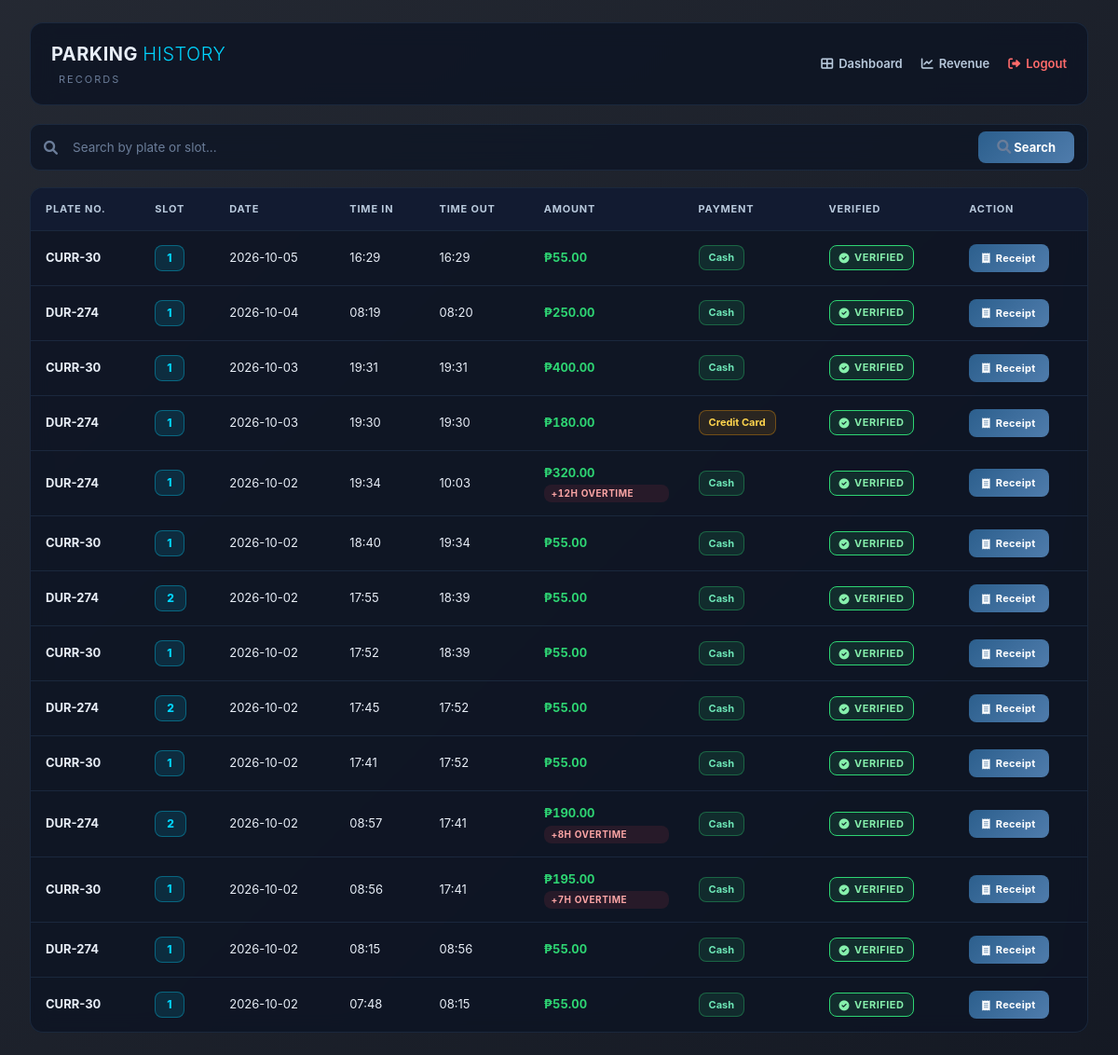
Screenshot of /admin/history.php (signed in) with the database file from the repository.
### tables this page shows
CREATE TABLE `history` (
  `id` int(11) NOT NULL,
  `user_id` int(11) DEFAULT NULL,
  `plate_number` varchar(20) DEFAULT NULL,
  `owner_name` varchar(100) DEFAULT NULL,
  `slot_number` int(11) DEFAULT NULL,
  `time_in` datetime DEFAULT NULL,
  `time_out` datetime DEFAULT NULL,
  `total_fee` int(11) DEFAULT NULL,
  `overtime_hours` int(11) DEFAULT 0,
  `overtime_fee` decimal(10,2) DEFAULT 0.00,
  `source` enum('walk-in','user','reservation') DEFAULT 'walk-in',
  `payment_method` varchar(30) DEFAULT 'Cash',
  `payment_verified` tinyint(1) DEFAULT 0,
  `verified_by` varchar(50) DEFAULT NULL,
  `verified_at` datetime DEFAULT NULL,
  `payment_reference` varchar(100) DEFAULT NULL
);

### admin/history.php (the view, shortened to what this page needs)
<?php
include "../db.php";
$search = isset($_GET['search']) ? mysqli_real_escape_string($conn, $_GET['search']) : '';
if($search) {
    $result = mysqli_query($conn, "
        SELECT * FROM history
        WHERE plate_number LIKE '%$search%'
        OR slot_number LIKE '%$search%'
        ORDER BY id DESC
    ");
} else {
    $result = mysqli_query($conn,"SELECT * FROM history ORDER BY id DESC");
}
?>
<!DOCTYPE html>
<html>
<head>
    <link rel="stylesheet" href="style.css">
    <link rel="stylesheet" href="https://cdnjs.cloudflare.com/ajax/libs/font-awesome/6.0.0-beta3/css/all.min.css" />
</head>
<body>
<div class="history-container">
    <div class="history-top">
        <div class="history-brand">
            <h1>PARKING <span>HISTORY</span></h1>
            <span class="sub">RECORDS</span>
        </div>
        <div class="history-nav">
            <a href="index.php"><i class="fas fa-th-large"></i> Dashboard</a>
            <a href="revenue.php"><i class="fas fa-chart-line"></i> Revenue</a>
            <a href="logout.php" class="logout"><i class="fas fa-sign-out-alt"></i> Logout</a>
        </div>
    </div>
    <div class="history-search">
        <form method="GET" action="history.php">
            <i class="fas fa-search"></i>
            <input type="text" name="search" placeholder="Search by plate or slot..." value="<?php echo htmlspecialchars($search); ?>" />
            <button type="submit"><i class="fas fa-search"></i> Search</button>
        </form>
    </div>
    <div class="history-table-wrapper">
        <table class="history-table">
            <thead>
                <tr>
                    <th>PLATE NO.</th>
                    <th>SLOT</th>
                    <th>DATE</th>
                    <th>TIME IN</th>
                    <th>TIME OUT</th>
                    <th>AMOUNT</th>
                    <th>PAYMENT</th>
                    <th>VERIFIED</th>
                    <th>ACTION</th>
                </tr>
            </thead>
            <tbody>
                <?php if(mysqli_num_rows($result) > 0): ?>
                    <?php while($row = mysqli_fetch_assoc($result)):
                        $time_in = strtotime($row['time_in']);
                        $time_out = strtotime($row['time_out']);
                        $payment = isset($row['payment_method']) ? $row['payment_method'] : 'Cash';
                        $paymentClasses = [
                            'Cash' => 'payment-cash',
                            'GCash' => 'payment-gcash',
                            'Maya' => 'payment-maya',
                            'Credit Card' => 'payment-card',
                            'Credit' => 'payment-card'
                        ];
                        $paymentClass = $paymentClasses[$payment] ?? 'payment-cash';
                    ?>
                        <tr>
                            <td><strong><?php echo htmlspecialchars($row['plate_number']); ?></strong></td>
                            <td><span class="slot-badge"><?php echo $row['slot_number']; ?></span></td>
                            <td><?php echo date('Y-m-d', $time_in); ?></td>
                            <td><?php echo date('H:i', $time_in); ?></td>
                            <td><?php echo date('H:i', $time_out); ?></td>
                            <td class="amount">
                                ₱<?php echo number_format($row['total_fee'], 2); ?>
                                <?php if(!empty($row['overtime_hours']) && $row['overtime_hours'] > 0): ?>
                                    <small class="overtime-tag-admin">+<?php echo $row['overtime_hours']; ?>h overtime</small>
                                <?php endif; ?>
                            </td>
                            <td>
                                <span class="payment-badge <?php echo $paymentClass; ?>">
                                    <?php echo htmlspecialchars($payment); ?>
                                </span>
                            </td>
                            <td>
                                <?php if(!empty($row['payment_verified']) && $row['payment_verified'] == 1): ?>
                                    <span class="payment-verified-badge" title="Verified by <?php echo htmlspecialchars($row['verified_by'] ?? 'system'); ?>">
                                        <i class="fas fa-check-circle"></i> Verified
                                    </span>
                                <?php else: ?>
                                    <span class="payment-unverified-badge">
                                        <i class="fas fa-exclamation-circle"></i> Unverified
                                    </span>
                                <?php endif; ?>
                            </td>
                            <td>
                                <button class="receipt-btn" onclick="showReceipt(
                                    <?php echo $row['id']; ?>,
                                    '<?php echo htmlspecialchars($row['plate_number']); ?>',
                                    '<?php echo $row['slot_number']; ?>',
                                    '<?php echo $row['time_in']; ?>',
                                    '<?php echo $row['time_out']; ?>',
                                    '<?php echo $row['total_fee']; ?>',
                                    '<?php echo htmlspecialchars($payment); ?>',
                                    '<?php echo htmlspecialchars($row['verified_by'] ?? 'Not verified'); ?>',
                                    '<?php echo !empty($row['payment_verified']) ? 'Yes' : 'No'; ?>'
                                )">
                                    <i class="fas fa-receipt"></i> Receipt
                                </button>
                            </td>
                        </tr>
                    <?php endwhile; ?>
                <?php else: ?>
                    <tr>
                        <td colspan="9" class="no-data">No history records found</td>
                    </tr>
                <?php endif; ?>
            </tbody>
        </table>
    </div>
</div>
</body>
</html>

### rows the page displays
history: plate_number "CURR-30", slot_number "1", time_in "2026-10-05", time_in "16:29", time_out "16:29", total_fee "55.00", payment_method "Cash"
history: plate_number "DUR-274", slot_number "1", time_in "2026-10-04", time_in "08:19", time_out "08:20", total_fee "250.00", payment_method "Cash"
history: plate_number "CURR-30", slot_number "1", time_in "2026-10-03", time_in "19:31", time_out "19:31", total_fee "400.00", payment_method "Cash"
history: plate_number "DUR-274", slot_number "1", time_in "2026-10-03", time_in "19:30", time_out "19:30", total_fee "180.00", payment_method "Credit Card"
history: plate_number "DUR-274", slot_number "1", time_in "2026-10-02", time_in "19:34", time_out "10:03", total_fee "320.00", overtime_hours "12", payment_method "Cash"
history: plate_number "CURR-30", slot_number "1", time_in "2026-10-02", time_in "18:40", time_out "19:34", total_fee "55.00", payment_method "Cash"
history: plate_number "DUR-274", slot_number "2", time_in "2026-10-02", time_in "17:55", time_out "18:39", total_fee "55.00", payment_method "Cash"
history: plate_number "CURR-30", slot_number "1", time_in "2026-10-02", time_in "17:52", time_out "18:39", total_fee "55.00", payment_method "Cash"
history: plate_number "DUR-274", slot_number "2", time_in "2026-10-02", time_in "17:45", time_out "17:52", total_fee "55.00", payment_method "Cash"
history: plate_number "CURR-30", slot_number "1", time_in "2026-10-02", time_in "17:41", time_out "17:52", total_fee "55.00", payment_method "Cash"
history: plate_number "DUR-274", slot_number "2", time_in "2026-10-02", time_in "08:57", time_out "17:41", total_fee "190.00", overtime_hours "8", payment_method "Cash"
history: plate_number "CURR-30", slot_number "1", time_in "2026-10-02", time_in "08:56", time_out "17:41", total_fee "195.00", overtime_hours "7", payment_method "Cash"
history: plate_number "DUR-274", slot_number "1", time_in "2026-10-02", time_in "08:15", time_out "08:56", total_fee "55.00", payment_method "Cash"
history: plate_number "CURR-30", slot_number "1", time_in "2026-10-02", time_in "07:48", time_out "08:15", total_fee "55.00", payment_method "Cash"
